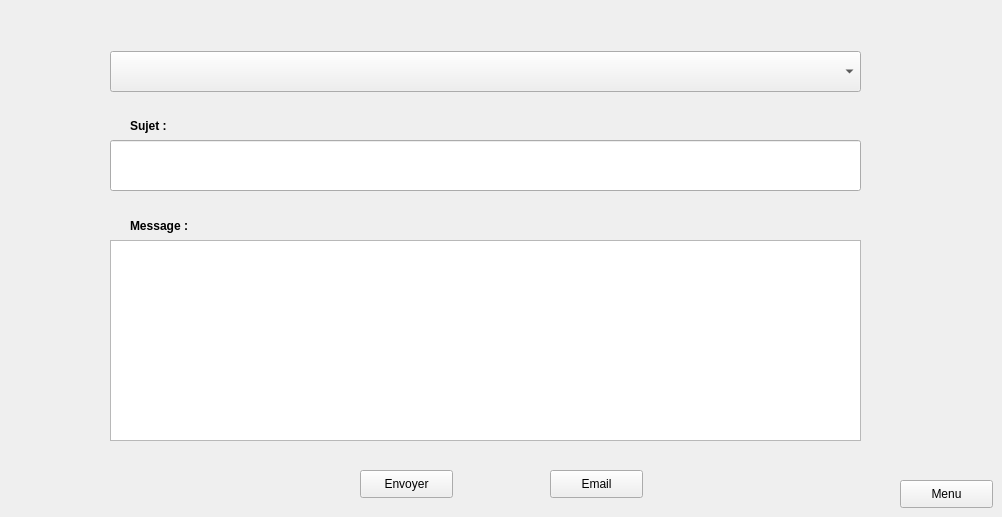
           <widget class="QWidget" name="Email_2">
            <attribute name="title">
             <string>Email</string>
            </attribute>
            <widget class="QPushButton" name="homeButton_17">
             <property name="geometry">
              <rect>
               <x>900</x>
               <y>480</y>
               <width>93</width>
               <height>28</height>
              </rect>
             </property>
             <property name="text">
              <string>Menu</string>
             </property>
            </widget>
            <widget class="QPlainTextEdit" name="msg_2">
             <property name="geometry">
              <rect>
               <x>110</x>
               <y>240</y>
               <width>751</width>
               <height>201</height>
              </rect>
             </property>
            </widget>
            <widget class="QLabel" name="label_126">
             <property name="geometry">
              <rect>
               <x>130</x>
               <y>210</y>
               <width>81</width>
               <height>31</height>
              </rect>
             </property>
             <property name="font">
              <font>
               <weight>75</weight>
               <bold>true</bold>
              </font>
             </property>
             <property name="text">
              <string>Message :</string>
             </property>
            </widget>
            <widget class="QPushButton" name="pb_gotomail_2">
             <property name="geometry">
              <rect>
               <x>550</x>
               <y>470</y>
               <width>93</width>
               <height>28</height>
              </rect>
             </property>
             <property name="text">
              <string>Email</string>
             </property>
            </widget>
            <widget class="QComboBox" name="comboBox_mail_5">
             <property name="geometry">
              <rect>
               <x>110</x>
               <y>51</y>
               <width>751</width>
               <height>41</height>
              </rect>
             </property>
            </widget>
            <widget class="QLabel" name="label_127">
             <property name="geometry">
              <rect>
               <x>130</x>
               <y>110</y>
               <width>111</width>
               <height>31</height>
              </rect>
             </property>
             <property name="font">
              <font>
               <weight>75</weight>
               <bold>true</bold>
              </font>
             </property>
             <property name="text">
              <string>Sujet :</string>
             </property>
            </widget>
            <widget class="QLineEdit" name="subject_2">
             <property name="geometry">
              <rect>
               <x>110</x>
               <y>140</y>
               <width>751</width>
               <height>51</height>
              </rect>
             </property>
            </widget>
            <widget class="QPushButton" name="pushButton_mail_2">
             <property name="geometry">
              <rect>
               <x>360</x>
               <y>470</y>
               <width>93</width>
               <height>28</height>
              </rect>
             </property>
             <property name="text">
              <string>Envoyer</string>
             </property>
            </widget>
           </widget>
